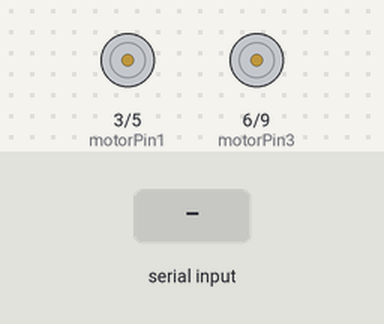
This sketch was run on a simulated Arduino Uno, built with avr-gcc and run on an emulated ATmega328P. Shown: motor-driver pin pairs drawn as motors (green arrow = first pin HIGH = forward, orange = second pin HIGH = backward, longer = more drive). The inputs (shaded band) are chosen by the test bench.

Above: at 1.2 s.
1.3 s: "*go forward" received over the second serial link
At 2.0 s:
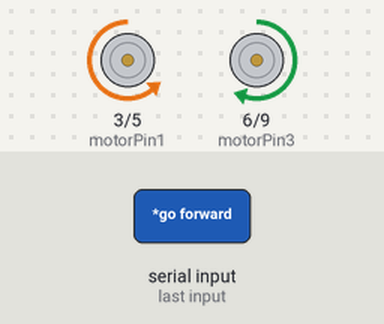
2.9 s: "*go back" received over the second serial link
At 3.3 s:
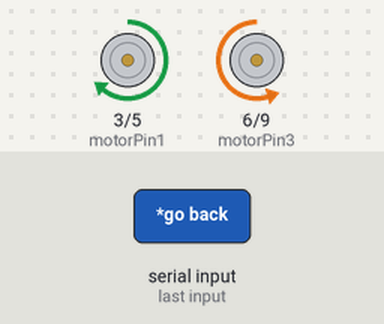
4.4 s: "*turn right" received over the second serial link
At 5.3 s:
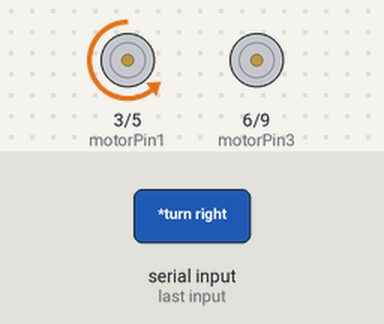
7.1 s: "*turn left" received over the second serial link
At 8.2 s:
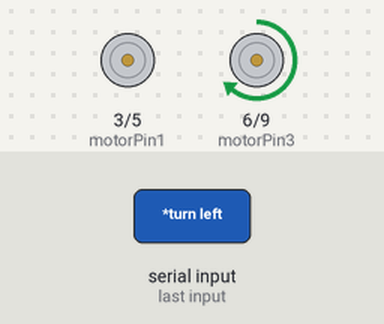
Timing chart, 0 to 10.1 s (numbered marks = the images above; inputs shaded):
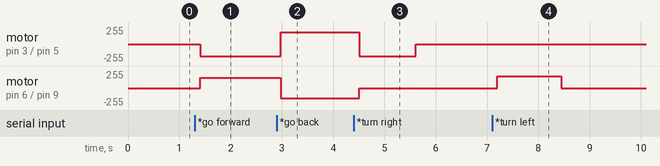

The sketch:

sketch_jan19a.ino
```cpp
//Coded By: Yash Malik
//Voice Activated Arduino (Bluetooth + Android)
#include <SoftwareSerial.h>
SoftwareSerial BT(10, 11); // RX | TX

String voice;
int motorPin1  = 3;
int motorPin2  = 5;
int motorPin3  = 6;
int motorPin4  = 9;

void setup() {
BT.begin(9600);
Serial.begin(9600);

}
//-----------------------------------------------------------------------//
void loop() {
  while (BT.available()){  //Check if there is an available byte to read
  delay(10); //Delay added to make thing stable
  char c = BT.read(); //Conduct a serial read
  if (c == '#') {break;} //Exit the loop when the # is detected after the word
  voice += c; //Shorthand for voice = voice + c
  }
  if (voice.length() > 0){
    if(voice == "*go forward"){
      forward_car();
      }
    else if(voice == "*go back"){
      back_car();
      }
    else if(voice == "*turn right") {
      right_car();
    }
    else if(voice == "*turn left") {
      left_car();
    }
    else if(voice == "*stop") {
      stop_car();
    }

  voice=""; //Reset the variable after initiating
  }


}


void forward_car()
{
    analogWrite(motorPin1, 0);
    analogWrite(motorPin2, 180);
    analogWrite(motorPin3, 157);
    analogWrite(motorPin4, 0);
}

void back_car()
{

    analogWrite(motorPin1, 180);
    analogWrite(motorPin2, 0);
    analogWrite(motorPin3, 0);
    analogWrite(motorPin4, 157);
}

void right_car()
{

    analogWrite(motorPin1, 0);
    analogWrite(motorPin2, 180);
    analogWrite(motorPin3, 0);
    analogWrite(motorPin4, 0);
    delay(1100);
    stop_car();
}

void left_car()
{
    analogWrite(motorPin1, 0);
    analogWrite(motorPin2, 0);
    analogWrite(motorPin3, 180);
    analogWrite(motorPin4, 0);
    delay(1250);
    stop_car();

}
void stop_car ()
{
    analogWrite(motorPin1, 0);
    analogWrite(motorPin2, 0);
    analogWrite(motorPin3, 0);
    analogWrite(motorPin4, 0);
}
```

Measured:
- after the input at 1.3 s, motor on pin 3 (motorPin1) / pin 5 (motorPin2): stopped → backward 180/255 after 0.11 s; motor on pin 6 (motorPin3) / pin 9 (motorPin4): stopped → forward 157/255 after 0.11 s
- after the input at 2.9 s, motor on pin 3 (motorPin1) / pin 5 (motorPin2): backward 180/255 → forward 180/255 after 0.08 s; motor on pin 6 (motorPin3) / pin 9 (motorPin4): forward 157/255 → backward 157/255 after 0.08 s
- after the input at 4.4 s, motor on pin 3 (motorPin1) / pin 5 (motorPin2): forward 180/255 → backward 180/255 after 0.11 s, → stopped 1.1 s later; motor on pin 6 (motorPin3) / pin 9 (motorPin4): backward 157/255 → stopped after 0.11 s
- after the input at 7.1 s, motor on pin 6 (motorPin3) / pin 9 (motorPin4): stopped → forward 180/255 after 0.10 s, → stopped 1.3 s later
